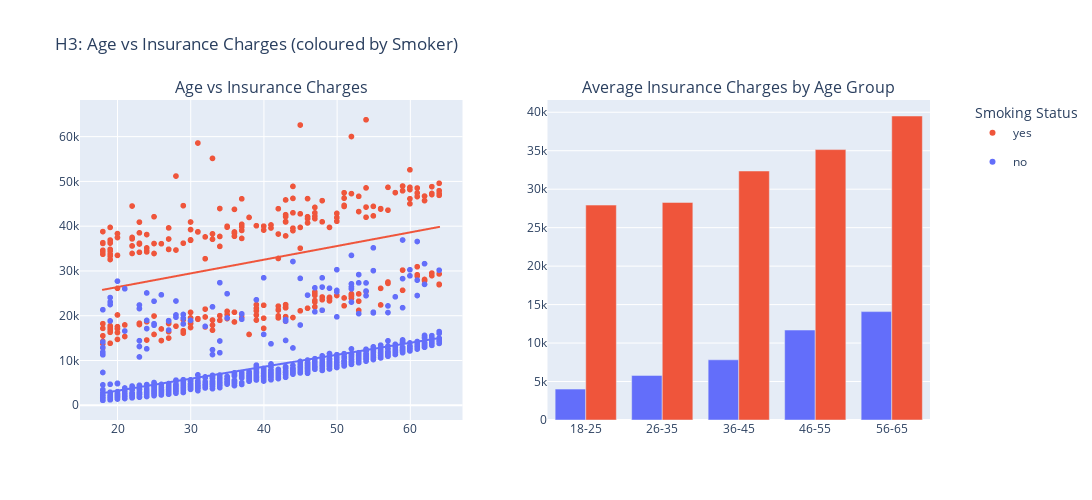

Here is the notebook cell this chart was saved with:
### Markdown cell above
## Age vs Charges

### Code cell
fig = make_subplots(
    rows=1,
    cols=2,
    subplot_titles=[
        "Age vs Insurance Charges",
        "Average Insurance Charges by Age Group"
    ]
)

# Consistent colour mapping for smokers
color_map = {'yes': '#EF553B', 'no': '#636EFA'}  # red for smokers, blue for non-smokers

# -----------------------------
# Scatter plot with trendline
# -----------------------------
scatter_fig = px.scatter(
    df,
    x='age',
    y='charges',
    color='smoker',
    trendline='ols',
    color_discrete_map=color_map
)

# Add scatter traces, only show legend for the first trace of each color
added_legends = set()
for trace in scatter_fig['data']:
    # Only show legend if we haven't added this name yet
    if trace.name in added_legends:
        trace.showlegend = False
    else:
        trace.showlegend = True
        added_legends.add(trace.name)
    fig.add_trace(trace, row=1, col=1)

# -----------------------------
# Grouped bar chart
# -----------------------------
charges_avg = df.groupby(['age_group', 'smoker'], observed=False)['charges'].mean().reset_index()
charges_avg.rename(columns={'charges': 'charges'}, inplace=True)
barchart_fig = px.bar(
    charges_avg,
    x='age_group',
    y='charges',
    color='smoker',
    color_discrete_map=color_map,
    title="Average Insurance Charges by Age Group and Smoking Status",
    labels={'age_group': 'Age Group', 'charges': 'Average Charges'},
    barmode='group',
    category_orders={'age_group': ['18-25', '26-35', '36-45', '46-55', '56-65', '66-75']}
)

for trace in barchart_fig['data']:
    if trace.name in added_legends:
        trace.showlegend = False
    else:
        trace.showlegend = True
        added_legends.add(trace.name)
    fig.add_trace(trace, row=1, col=2)

# -----------------------------
# Layout adjustments
# -----------------------------
fig.update_layout(
    showlegend=True,
    legend=dict(
        title=dict(text="Smoking Status"), 
        x=1.05, 
        y=1
    ),
    height=500,
    width=1200,
    title_text=" H3: Age vs Insurance Charges (coloured by Smoker)",
)
fig.write_html(figure_path / "age_charges_smoking_analysis.html")
fig.write_image(figure_path / "age_charges_smoking_analysis.png")
fig.show()

### Figure 1 — Plotly figure (JSON) as saved in the notebook; plotly's stock layout.template omitted (floating-point values rounded to 4 significant figures; data arrays with more than 128 entries replaced by an {"elided": "..."} marker saying what was removed)
{"data": [{"hovertemplate": "smoker=yes<br>age=%{x}<br>charges=%{y}<extra></extra>", "legendgroup": "yes", "marker": {"color": "#EF553B", "symbol": "circle"}, "mode": "markers", "name": "yes", "showlegend": true, "type": "scattergl", "x": {"elided": "274 int values"}, "xaxis": "x", "y": {"elided": "274 float values"}, "yaxis": "y"}, {"hovertemplate": "<b>OLS trendline</b><br>charges = 305.238 * age + 20294.1<br>R<sup>2</sup>=0.135589<br><br>smoker=yes<br>age=%{x}<br>charges=%{y} <b>(trend)</b><extra></extra>", "legendgroup": "yes", "marker": {"color": "#EF553B", "symbol": "circle"}, "mode": "lines", "name": "yes", "showlegend": false, "type": "scattergl", "x": {"elided": "274 int values"}, "xaxis": "x", "y": {"elided": "274 float values"}, "yaxis": "y"}, {"hovertemplate": "smoker=no<br>age=%{x}<br>charges=%{y}<extra></extra>", "legendgroup": "no", "marker": {"color": "#636EFA", "symbol": "circle"}, "mode": "markers", "name": "no", "showlegend": true, "type": "scattergl", "x": {"elided": "1063 int values"}, "xaxis": "x", "y": {"elided": "1063 float values"}, "yaxis": "y"}, {"hovertemplate": "<b>OLS trendline</b><br>charges = 267.118 * age + -2085.01<br>R<sup>2</sup>=0.393631<br><br>smoker=no<br>age=%{x}<br>charges=%{y} <b>(trend)</b><extra></extra>", "legendgroup": "no", "marker": {"color": "#636EFA", "symbol": "circle"}, "mode": "lines", "name": "no", "showlegend": false, "type": "scattergl", "x": {"elided": "1063 int values"}, "xaxis": "x", "y": {"elided": "1063 float values"}, "yaxis": "y"}, {"alignmentgroup": "True", "hovertemplate": "smoker=no<br>Age Group=%{x}<br>Average Charges=%{y}<extra></extra>", "legendgroup": "no", "marker": {"color": "#636EFA", "pattern": {"shape": ""}}, "name": "no", "offsetgroup": "no", "orientation": "v", "showlegend": false, "textposition": "auto", "type": "bar", "x": ["18-25", "26-35", "36-45", "46-55", "56-65"], "xaxis": "x2", "y": [4014.0, 5797.0, 7823.0, 11690.0, 14090.0], "yaxis": "y2"}, {"alignmentgroup": "True", "hovertemplate": "smoker=yes<br>Age Group=%{x}<br>Average Charges=%{y}<extra></extra>", "legendgroup": "yes", "marker": {"color": "#EF553B", "pattern": {"shape": ""}}, "name": "yes", "offsetgroup": "yes", "orientation": "v", "showlegend": false, "textposition": "auto", "type": "bar", "x": ["18-25", "26-35", "36-45", "46-55", "56-65"], "xaxis": "x2", "y": [27930.0, 28280.0, 32360.0, 35150.0, 39510.0], "yaxis": "y2"}], "layout": {"annotations": [{"font": {"size": 16}, "showarrow": false, "text": "Age vs Insurance Charges", "x": 0.225, "xanchor": "center", "xref": "paper", "y": 1, "yanchor": "bottom", "yref": "paper"}, {"font": {"size": 16}, "showarrow": false, "text": "Average Insurance Charges by Age Group", "x": 0.775, "xanchor": "center", "xref": "paper", "y": 1, "yanchor": "bottom", "yref": "paper"}], "height": 500, "legend": {"title": {"text": "Smoking Status"}, "x": 1.05, "y": 1}, "showlegend": true, "title": {"text": " H3: Age vs Insurance Charges (coloured by Smoker)"}, "width": 1200, "xaxis": {"anchor": "y", "domain": [0, 0.45]}, "xaxis2": {"anchor": "y2", "domain": [0.55, 1]}, "yaxis": {"anchor": "x", "domain": [0, 1]}, "yaxis2": {"anchor": "x2", "domain": [0, 1]}}}
